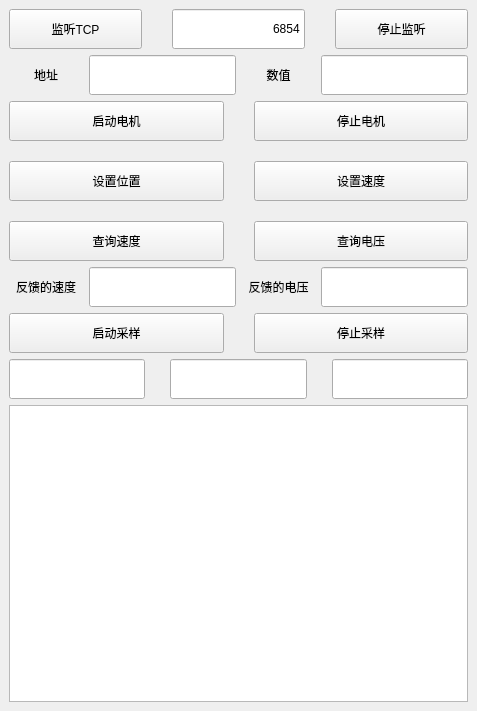
<?xml version="1.0" encoding="UTF-8"?>
<ui version="4.0">
 <class>TestTCP</class>
 <widget class="QMainWindow" name="TestTCP">
  <property name="geometry">
   <rect>
    <x>0</x>
    <y>0</y>
    <width>477</width>
    <height>711</height>
   </rect>
  </property>
  <property name="windowTitle">
   <string>控制测试</string>
  </property>
  <widget class="QWidget" name="centralwidget">
   <layout class="QGridLayout" name="gridLayout_2" rowstretch="1,1,1,1,1,1,3">
    <item row="0" column="0">
     <layout class="QHBoxLayout" name="horizontalLayout_5" stretch="1,1,1">
      <property name="spacing">
       <number>30</number>
      </property>
      <item>
       <widget class="QPushButton" name="pushButton">
        <property name="minimumSize">
         <size>
          <width>0</width>
          <height>40</height>
         </size>
        </property>
        <property name="text">
         <string>监听TCP</string>
        </property>
       </widget>
      </item>
      <item>
       <widget class="QLineEdit" name="lineEdit_port">
        <property name="minimumSize">
         <size>
          <width>0</width>
          <height>40</height>
         </size>
        </property>
        <property name="text">
         <string>6854</string>
        </property>
        <property name="maxLength">
         <number>5</number>
        </property>
        <property name="alignment">
         <set>Qt::AlignRight|Qt::AlignTrailing|Qt::AlignVCenter</set>
        </property>
       </widget>
      </item>
      <item>
       <widget class="QPushButton" name="pushButton_stop_connect">
        <property name="minimumSize">
         <size>
          <width>0</width>
          <height>40</height>
         </size>
        </property>
        <property name="text">
         <string>停止监听</string>
        </property>
       </widget>
      </item>
     </layout>
    </item>
    <item row="1" column="0">
     <layout class="QHBoxLayout" name="horizontalLayout_4" stretch="1,2,1,2">
      <property name="spacing">
       <number>6</number>
      </property>
      <item>
       <widget class="QLabel" name="label_3">
        <property name="text">
         <string>地址</string>
        </property>
        <property name="alignment">
         <set>Qt::AlignCenter</set>
        </property>
       </widget>
      </item>
      <item>
       <widget class="QLineEdit" name="lineEdit_addr">
        <property name="minimumSize">
         <size>
          <width>0</width>
          <height>40</height>
         </size>
        </property>
        <property name="inputMask">
         <string/>
        </property>
        <property name="maxLength">
         <number>3</number>
        </property>
       </widget>
      </item>
      <item>
       <widget class="QLabel" name="label_4">
        <property name="text">
         <string>数值</string>
        </property>
        <property name="alignment">
         <set>Qt::AlignCenter</set>
        </property>
       </widget>
      </item>
      <item>
       <widget class="QLineEdit" name="lineEdit_value">
        <property name="minimumSize">
         <size>
          <width>0</width>
          <height>40</height>
         </size>
        </property>
        <property name="inputMask">
         <string/>
        </property>
       </widget>
      </item>
     </layout>
    </item>
    <item row="2" column="0">
     <layout class="QGridLayout" name="gridLayout">
      <property name="horizontalSpacing">
       <number>30</number>
      </property>
      <property name="verticalSpacing">
       <number>20</number>
      </property>
      <item row="0" column="0">
       <widget class="QPushButton" name="pushButton_start">
        <property name="minimumSize">
         <size>
          <width>0</width>
          <height>40</height>
         </size>
        </property>
        <property name="text">
         <string>启动电机</string>
        </property>
       </widget>
      </item>
      <item row="0" column="1">
       <widget class="QPushButton" name="pushButton_stop">
        <property name="minimumSize">
         <size>
          <width>0</width>
          <height>40</height>
         </size>
        </property>
        <property name="text">
         <string>停止电机</string>
        </property>
       </widget>
      </item>
      <item row="1" column="0">
       <widget class="QPushButton" name="pushButton_set_pos">
        <property name="minimumSize">
         <size>
          <width>0</width>
          <height>40</height>
         </size>
        </property>
        <property name="text">
         <string>设置位置</string>
        </property>
       </widget>
      </item>
      <item row="1" column="1">
       <widget class="QPushButton" name="pushButton_set_speed">
        <property name="minimumSize">
         <size>
          <width>0</width>
          <height>40</height>
         </size>
        </property>
        <property name="text">
         <string>设置速度</string>
        </property>
       </widget>
      </item>
      <item row="2" column="0">
       <widget class="QPushButton" name="pushButton_query_speed">
        <property name="minimumSize">
         <size>
          <width>0</width>
          <height>40</height>
         </size>
        </property>
        <property name="text">
         <string>查询速度</string>
        </property>
       </widget>
      </item>
      <item row="2" column="1">
       <widget class="QPushButton" name="pushButton_query_va">
        <property name="minimumSize">
         <size>
          <width>0</width>
          <height>40</height>
         </size>
        </property>
        <property name="text">
         <string>查询电压</string>
        </property>
       </widget>
      </item>
     </layout>
    </item>
    <item row="3" column="0">
     <layout class="QHBoxLayout" name="horizontalLayout" stretch="1,2,1,2">
      <property name="spacing">
       <number>6</number>
      </property>
      <item>
       <widget class="QLabel" name="label">
        <property name="minimumSize">
         <size>
          <width>0</width>
          <height>40</height>
         </size>
        </property>
        <property name="text">
         <string>反馈的速度</string>
        </property>
        <property name="alignment">
         <set>Qt::AlignCenter</set>
        </property>
       </widget>
      </item>
      <item>
       <widget class="QLineEdit" name="lineEdit_feed_speed">
        <property name="minimumSize">
         <size>
          <width>0</width>
          <height>40</height>
         </size>
        </property>
       </widget>
      </item>
      <item>
       <widget class="QLabel" name="label_2">
        <property name="minimumSize">
         <size>
          <width>0</width>
          <height>40</height>
         </size>
        </property>
        <property name="text">
         <string>反馈的电压</string>
        </property>
        <property name="alignment">
         <set>Qt::AlignCenter</set>
        </property>
       </widget>
      </item>
      <item>
       <widget class="QLineEdit" name="lineEdit_feed_va">
        <property name="minimumSize">
         <size>
          <width>0</width>
          <height>40</height>
         </size>
        </property>
       </widget>
      </item>
     </layout>
    </item>
    <item row="4" column="0">
     <layout class="QHBoxLayout" name="horizontalLayout_2">
      <property name="spacing">
       <number>30</number>
      </property>
      <item>
       <widget class="QPushButton" name="pushButton_start_Ad">
        <property name="minimumSize">
         <size>
          <width>0</width>
          <height>40</height>
         </size>
        </property>
        <property name="text">
         <string>启动采样</string>
        </property>
       </widget>
      </item>
      <item>
       <widget class="QPushButton" name="pushButton_stop_ad">
        <property name="minimumSize">
         <size>
          <width>0</width>
          <height>40</height>
         </size>
        </property>
        <property name="text">
         <string>停止采样</string>
        </property>
       </widget>
      </item>
     </layout>
    </item>
    <item row="5" column="0">
     <layout class="QHBoxLayout" name="horizontalLayout_3">
      <property name="spacing">
       <number>25</number>
      </property>
      <item>
       <widget class="QLineEdit" name="lineEdit_ad_Data1">
        <property name="minimumSize">
         <size>
          <width>0</width>
          <height>40</height>
         </size>
        </property>
       </widget>
      </item>
      <item>
       <widget class="QLineEdit" name="lineEdit_ad_data2">
        <property name="minimumSize">
         <size>
          <width>0</width>
          <height>40</height>
         </size>
        </property>
       </widget>
      </item>
      <item>
       <widget class="QLineEdit" name="lineEdit_ad_data3">
        <property name="minimumSize">
         <size>
          <width>0</width>
          <height>40</height>
         </size>
        </property>
       </widget>
      </item>
     </layout>
    </item>
    <item row="6" column="0">
     <widget class="QTextEdit" name="textEdit">
      <property name="styleSheet">
       <string notr="true"/>
      </property>
     </widget>
    </item>
   </layout>
  </widget>
 </widget>
 <resources/>
 <connections/>
</ui>
